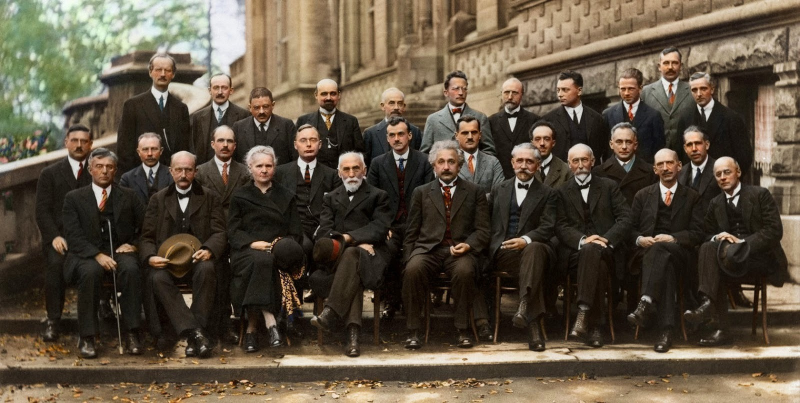
#> input picture Images/einstein.jpeg, 1600 x 806 px, found by its file name (shown at 1/2 size)
$ jupyter execute revision.ipynb
#> lines starting #> are read from the running program, lines starting #| are printed output that depends on the picture; after the words box and inside, x2 and y2 are one past the last pixel; in counts of white or black regions, pixels touching at a corner belong together
[cell 1]
import cv2
import numpy as np
import matplotlib.pyplot as plt

print(f"OpenCV Version:  {cv2.__version__}")

[cell 2]
import cv2

# Load the image
image = cv2.imread('Images/einstein.jpeg')
#> image is the input picture: shape (806, 1600, 3); mean B, G, R 64.3, 80.9, 92.9

# Check if the image was successfully loaded
if image is not None:
    # Display the image
    cv2.imshow('Image', image)
    cv2.waitKey(0)  # Wait until a key is pressed
    cv2.destroyAllWindows()  # Close the window


else:
    print('Failed to load the image.')

[cell 3]
# Create a black image
image = np.zeros((400, 400, 3), dtype=np.uint8)

# Set circle parameters
center = (200, 200)
radius = 100
color = (0, 255, 0)  # Green color
thickness = 2

# Draw the circle on the image
cv2.circle(image, center, radius, color, thickness)
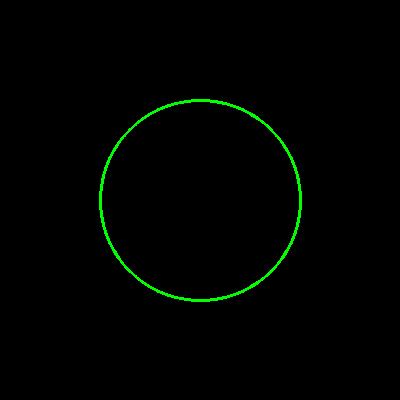
#> image: shape (400, 400, 3); mean B, G, R 0, 2.9, 0

# Display the image
cv2.imshow('Circle', image)
cv2.waitKey(0)
cv2.destroyAllWindows()

[cell 4]
# Read the grayscale image
image = cv2.imread('Images/img1.jpeg', cv2.IMREAD_GRAYSCALE)
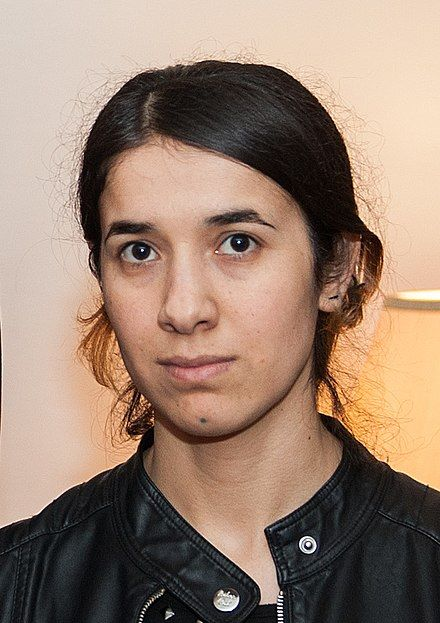
#> input picture Images/Img1.jpeg, 440 x 623 px, found by its file name
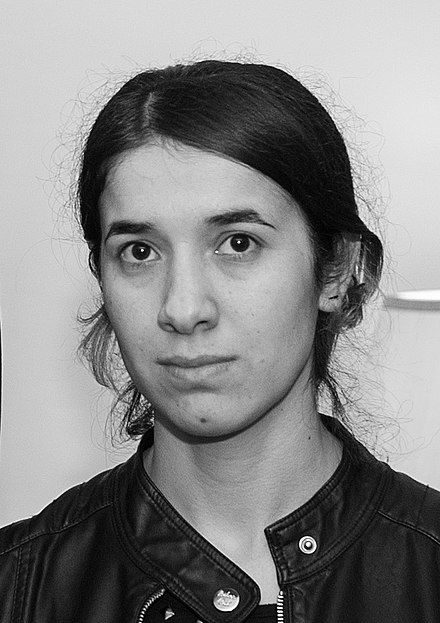
#> image: shape (623, 440); min 0, max 255, mean 134.7

# Display the grayscale image
cv2.imshow('Grayscale Image', image)
cv2.waitKey(0)
cv2.destroyAllWindows()

[cell 5]
import cv2

# Load the image
image = cv2.imread('images/img1.jpeg')
#> image is the input picture: shape (623, 440, 3); mean B, G, R 112.8, 129.3, 153.7

# Define the text and font properties
text = 'Hello, OpenCV!'
font = cv2.FONT_HERSHEY_SIMPLEX
font_scale = 1.5
color = (255, 25, 255)  # White color (BGR format)
thickness = 2

# Add text to the image
cv2.putText(image, text, (50, 50), font, font_scale, color, thickness)
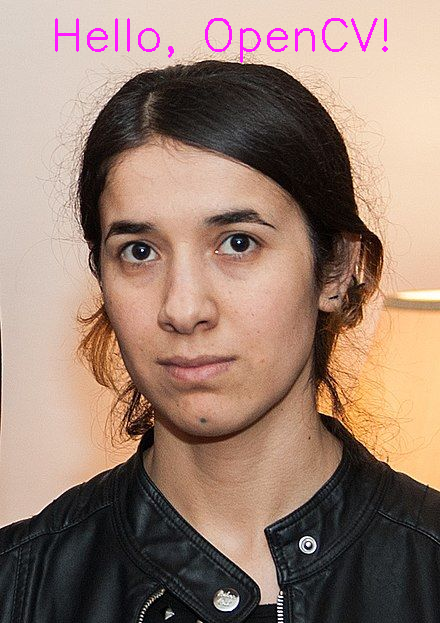
#> image: shape (623, 440, 3); 0.83% of pixels changed, all inside (x1, y1, x2, y2) = (55, 18, 388, 63)

# Display the image with the text
cv2.imshow('Image with Text', image)

# Wait for a key press and close the window
cv2.waitKey(0)
cv2.destroyAllWindows()
